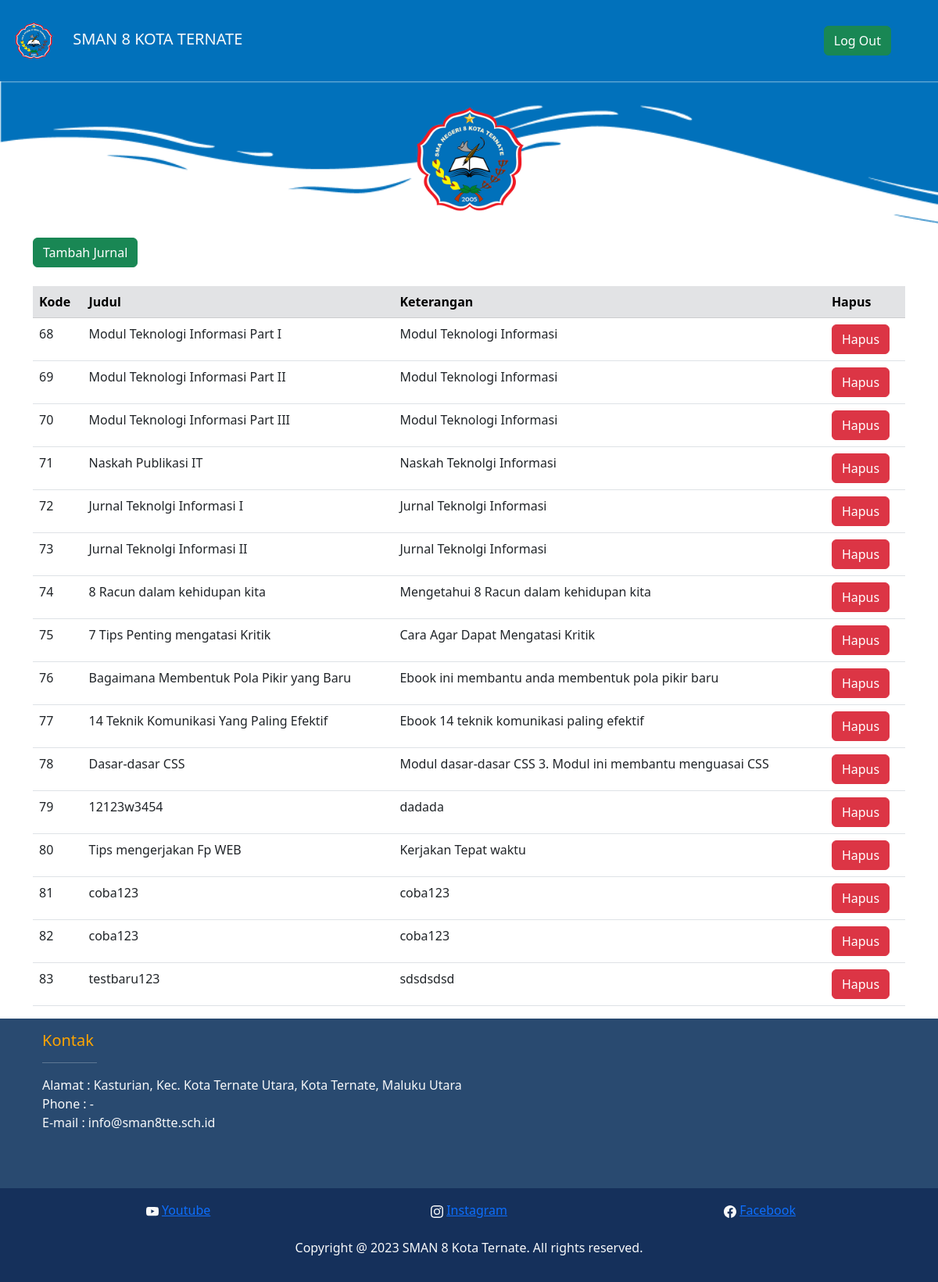
The page /jurnal.php on the database its author committed.
### tables this page shows
CREATE TABLE `pdf_data` (
  `id` int(50) NOT NULL,
  `judul` varchar(100) NOT NULL,
  `keterangan` varchar(150) NOT NULL,
  `filename` varchar(255) NOT NULL
);

### jurnal.php (the view, shortened to what this page needs)
<?php
include 'koneksi.php';
?>
<!DOCTYPE html>
<html lang="en">
<head>
    <link href="https://cdn.jsdelivr.net/npm/bootstrap@5.3.0-alpha3/dist/css/bootstrap.min.css" rel="stylesheet">
    <link rel="stylesheet" type="text/css" href="background.css">
</head>
<body>
   <header>
        <nav class="navbar" style="background-color: #0171BB;">
            <div class="container mx-1 px-1 py-1" data-aos="fade-down">
                <a class="navbar-brand text-light" href="#"><img style="width: 80px; padding-right: 10px;" src="logo.png" alt=""> SMAN 8 KOTA TERNATE</a>
                <ul class="nav justify-content-end">
                    <div class="dropdown">
                        <button class="btn btn-success">
                            <a href="logout.php" style="color:white; text-decoration:none">Log Out</a>
                        </button>
                    </div>
                </ul>
            </div>
        </nav>
    </header>
   <div class="masterhead" style="background-image: url(SVG.png);height: 200px;">
      <div class="d-flex justify-content-center align-items-center">
         <img style="height: 200px;" src="pict\logo.png" alt="">
      </div>
  <div class="container">
  <a href="Upload.php" class="btn btn-success">Tambah Jurnal</a> <br><br>
        <table class="table">
            <thead>
              <tr>
                <th class="table-secondary" scope="col">Kode</th>
                <th class="table-secondary" scope="col">Judul</th>
                <th class="table-secondary" scope="col">Keterangan</th>
                <th class="table-secondary"  scope="col">Hapus</th>
              </tr>
            </thead>
            <tbody>
            <?php
					    $selectQuery = "select * from pdf_data";
					    $squery = mysqli_query($koneksi, $selectQuery);
					    while (($result = mysqli_fetch_assoc($squery))) {
				    ?>
				        <tr>
				        <td><?php echo $result['id']; ?></td>
				        <td><?php echo $result['judul']; ?></td>
                <td><?php echo $result['keterangan']; ?></td>
				        <td><a href='?ID=<?php echo $result['id']?>' onclick="return confirm('Yakin hapus data?')" class="btn btn-danger">Hapus</a></td>
				        </tr>
				<?php
					}
				?>
            </tbody>
          </table>
    </div>
    <div data-aos="fade-up" data-aos-anchor-placement="center-bottom">
    <footer class="footer mt-auto py-3" style="background-color: #294A70;" >
        <div class="container">
            <div class="container text-left text-light mb-3">
                <h5>Kontak</h5>
                <hr style="width: 70px; size: 6;">
            <p>
                Alamat : Kasturian, Kec. Kota Ternate Utara, Kota Ternate, Maluku Utara <br>
                Phone : - <br>
                E-mail : info@sman8tte.sch.id <br>
            </p>
             <br>
            </div>
        </div>
    </footer>
    <footer class="footer mt-auto py-3" style="background-color: #15305B;">
        <div class="container">
            <div class="container text-center text-light mb-3">
                <div class="row">
                  <div class="col">
                    <a href="https://www.youtube.com/@smanegeri8kotaternate192">Youtube</a>
                  </div>
                  <div class="col">
                    <a href="https://www.instagram.com/sman8kotaternate/">Instagram</a>
                  </div>
                  <div class="col">
                    <a href="https://www.facebook.com/pages/Sman-8-Kota-Ternate/990401890993535">Facebook</a>
                  </div>
                </div>
             <br>
              Copyright @ 2023 SMAN 8 Kota Ternate. All rights reserved.
        </div>
      </footer>
    </div>
</body>
</html>

### background.css (style rules this page uses)
.masterhead { background-size: cover; position: relative; background-color: white; }
.container h5 { color: orange; }

### rows shown on the page
pdf_data: id "68", judul "Modul Teknologi Informasi Part I", keterangan "Modul Teknologi Informasi"
pdf_data: id "69", judul "Modul Teknologi Informasi Part II", keterangan "Modul Teknologi Informasi"
pdf_data: id "70", judul "Modul Teknologi Informasi Part III", keterangan "Modul Teknologi Informasi"
pdf_data: id "71", judul "Naskah Publikasi IT", keterangan "Naskah Teknolgi Informasi"
pdf_data: id "72", judul "Jurnal Teknolgi Informasi I", keterangan "Jurnal Teknolgi Informasi"
pdf_data: id "73", judul "Jurnal Teknolgi Informasi II", keterangan "Jurnal Teknolgi Informasi"
pdf_data: id "74", judul "8 Racun dalam kehidupan kita", keterangan "Mengetahui 8 Racun dalam kehidupan kita"
pdf_data: id "75", judul "7 Tips Penting mengatasi Kritik", keterangan "Cara Agar Dapat Mengatasi Kritik"
pdf_data: id "76", judul "Bagaimana Membentuk Pola Pikir yang Baru", keterangan "Ebook ini membantu anda membentuk pola pikir baru"
pdf_data: id "77", judul "14 Teknik Komunikasi Yang Paling Efektif", keterangan "Ebook 14 teknik komunikasi paling efektif"
pdf_data: id "78", judul "Dasar-dasar CSS", keterangan "Modul dasar-dasar CSS 3. Modul ini membantu menguasai CSS"
pdf_data: id "79", judul "12123w3454", keterangan "dadada"
pdf_data: id "80", judul "Tips mengerjakan Fp WEB", keterangan "Kerjakan Tepat waktu"
pdf_data: id "81", judul "coba123", keterangan "coba123"
pdf_data: id "82", judul "coba123", keterangan "coba123"
pdf_data: id "83", judul "testbaru123", keterangan "sdsdsdsd"
